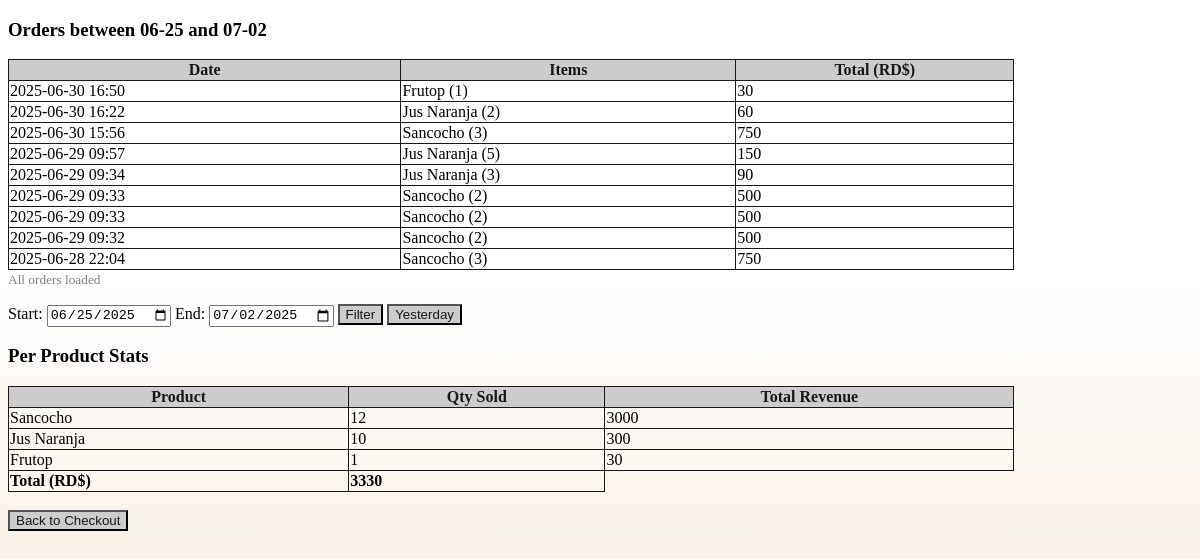
Before: /chart with the older database file.
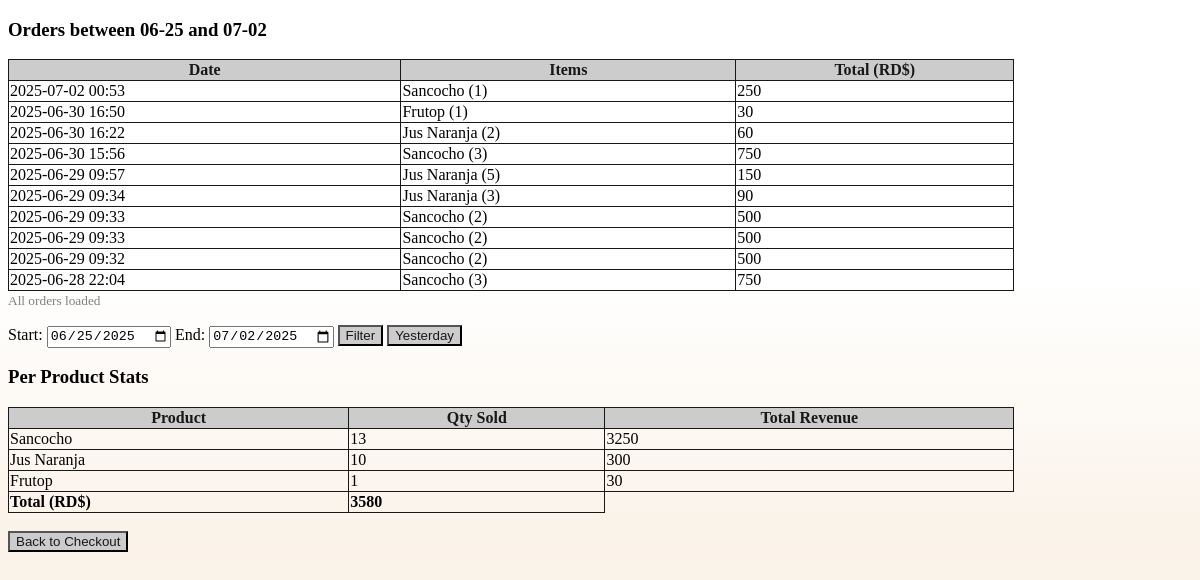
After: the same page with the newer database file.
### tables this page shows
CREATE TABLE orders (id integer primary key autoincrement, 
                        date date, 
                        name varchar(30), 
                        products varchar(250), 
                        total int);

CREATE TABLE products (products_ID INTEGER PRIMARY KEY AUTOINCREMENT, name varchar(50), price int, image text);

### app.py (the view)
@app.route("/chart")
def chart():
    conn = sqlite3.connect(DB_PATH)
    c = conn.cursor()
    start = request.args.get("start")
    end =  request.args.get("end") or date.today()
    offset = request.args.get("offset",0)
    if not start:
        start = end - timedelta(days=7)
    start_full = f"{str(start)} 00:00:00"
    end_full = f"{str(end)} 23:59:59"
    length = c.execute("select count(*) from orders where date between ? and ?",(start_full, end_full)).fetchone()[0]
    c.execute("Select date, products, total from orders where date between ? and ? order by date desc Limit 50 offset ?", (start_full,end_full,offset))
    data = c.fetchall()
    c.execute("Select name, price from products")
    prod = c.fetchall()
    summ = {name: {'qty': 0, 'total': 0} for name, _ in prod}
    full_total = 0
    for _, items, total in data:
        for item in items.split(","):
            name, qty = item.strip().rsplit(' ',1)
            qty = int(qty[1])
            summ[name]['qty'] +=qty
            summ[name]['total']+= total
            full_total += total
    return render_template("chart.html",
                           orders = data,
                           full_total = full_total,
                           start = str(start),
                           end = str(end),
                           summary = summ,
                           length=length,
                           offset=offset)

### templates/chart.html (shortened to what this page needs)
<!DOCTYPE html>
<html>
<head>
  <link rel = stylesheet href = "static/styles.css">
</head>
<body>
    <h3>Orders between <b> {{start[5:]}} </b> and <b> {{end[5:]}} </b></h3>
  <table>
    <thead><tr>
            <th>Date</th>
            <th>Items</th>
            <th>Total (RD$)</th>
    </tr></thead>
    <tbody>
        {% for date, items, total in orders %}
        <tr>
            <td> {{date}}</td>
            <td> {{items}}</td>
            <td> {{total}}</td>
        </tr>
        {% endfor %}
    </tbody>
  </table>
  {% if length|int > offset|int + 50|int %}
      <form method = "GET" action = "/chart">
          <input type = "hidden" id = "start" name = "start" value = "{{start}}">
          <input type = "hidden" id = "end" name = "end" value = "{{end}}">
          <input type = "hidden" name = "offset" id = "offset" value = "{{offset + 50}}">
          <button type = "submit"">Load More</button>
      </form>
  {%else%}
      <small style = "color:gray;">All orders loaded</small>
  {%endif%}
  <br>
  <form method = "GET" action = "/chart" id = "date-form" style = "margin-top: 1rem">
    <label for = "start">Start:</label>
    <input type = "date" id = "start" name = "start" value = "{{start}}">
    <label for = "end">End:</label>
    <input type = "date" id = "end" name = "end" value = "{{end}}">
    <button type = "submit">Filter</button>
    <button type = "button" onclick = "setYesterday()">Yesterday</button>
  </form>
  <h3>Per Product Stats</h3>
  <table>
    <tr>
      <th>Product</th>
      <th>Qty Sold</th>
      <th>Total Revenue</th>
    </tr>
    {% for name, data in summary.items() %}
        {%if data.qty > 0%}
            <tr>
            <td> {{name}} </td>
            <td> {{data.qty}} </td>
            <td> {{data.total}} </td>
            </tr>
        {%endif%}
    {%endfor%}
    <tr style = "font-weight:bold; border-top:1px solid black;">
      <td>Total (RD$)</td>
      <td>{{full_total}}</td>
    </tr>
  </table>
  <br>
  <form action = "/">
    <button type = "submit"> Back to Checkout</button>
  </form>
</body>
</html>

### static/styles.css (style rules this page uses)
body { background:linear-gradient(to bottom, rgb(223, 226, 252), #e9e8e8, white, white); background-attachment: fixed; min-height: 100vh; }

### templates/chart.html (style rules this page uses)
* { color:black; }
body { background: linear-gradient(to bottom, white, white, rgb(250, 242, 232), white) }
table { border-collapse: collapse; width: 85%; }
th, td { border: 1px solid #181818; }
th, button { background: #ccc ; color:#181818 }

Changed rows visible on the page:
added orders: date "2025-07-02 00:53", products "Sancocho (1)", total "250"
computed for products "Sancocho": qty "12" → "13"; total "3000" → "3250"
Other visible differences:
{{ full_total }}: "3330" → "3580"
